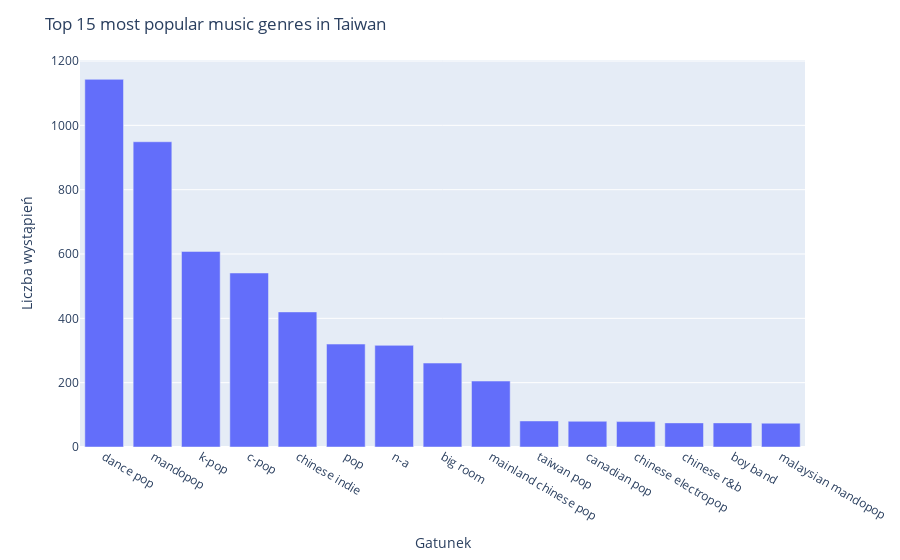

The notebook cell saved with this chart:
### Code cell
Wprowadź_kraj = input("Enter the name of the country for which you want to see the top 15 music genres: ")
nowy_fd = fd.loc[fd['Country'] == Wprowadź_kraj, ['Genre', 'Country']]
zliczanie = nowy_fd['Genre'].value_counts()
zliczanie.columns = ['Genre', 'Counts'] 
top5_counts = nowy_fd['Genre'].value_counts().nlargest(15).reset_index().rename(columns={'Genre': 'Counts', 'index': 'Genre'})
fig = px.bar(nowy_fd, x=top5_counts['Genre'], y=top5_counts['Counts'], labels={'x':'Gatunek', 'y':'Liczba wystąpień'})
fig.update_layout(title=f"Top 15 most popular music genres in {Wprowadź_kraj}")
fig.show()

### Figure 1 — Plotly figure (JSON) as saved in the notebook; plotly's stock layout.template omitted (floating-point values rounded to 4 significant figures)
{"data": [{"alignmentgroup": "True", "hovertemplate": "Gatunek=%{x}<br>Liczba wystąpień=%{y}<extra></extra>", "legendgroup": "", "marker": {"color": "#636efa", "pattern": {"shape": ""}}, "name": "", "offsetgroup": "", "orientation": "v", "showlegend": false, "textposition": "auto", "type": "bar", "x": ["dance pop", "mandopop", "k-pop", "c-pop", "chinese indie", "pop", "n-a", "big room", "mainland chinese pop", "taiwan pop", "canadian pop", "chinese electropop", "chinese r&b", "boy band", "malaysian mandopop"], "xaxis": "x", "y": [1143, 949, 608, 541, 420, 320, 316, 261, 205, 81, 80, 79, 75, 75, 74], "yaxis": "y"}], "layout": {"autosize": true, "barmode": "relative", "legend": {"tracegroupgap": 0}, "margin": {"t": 60}, "title": {"text": "Top 15 most popular music genres in Taiwan"}, "xaxis": {"anchor": "y", "autorange": true, "domain": [0, 1], "range": [-0.5, 14.5], "title": {"text": "Gatunek"}, "type": "category"}, "yaxis": {"anchor": "x", "autorange": true, "domain": [0, 1], "range": [0, 1203.0], "title": {"text": "Liczba wystąpień"}, "type": "linear"}}}
